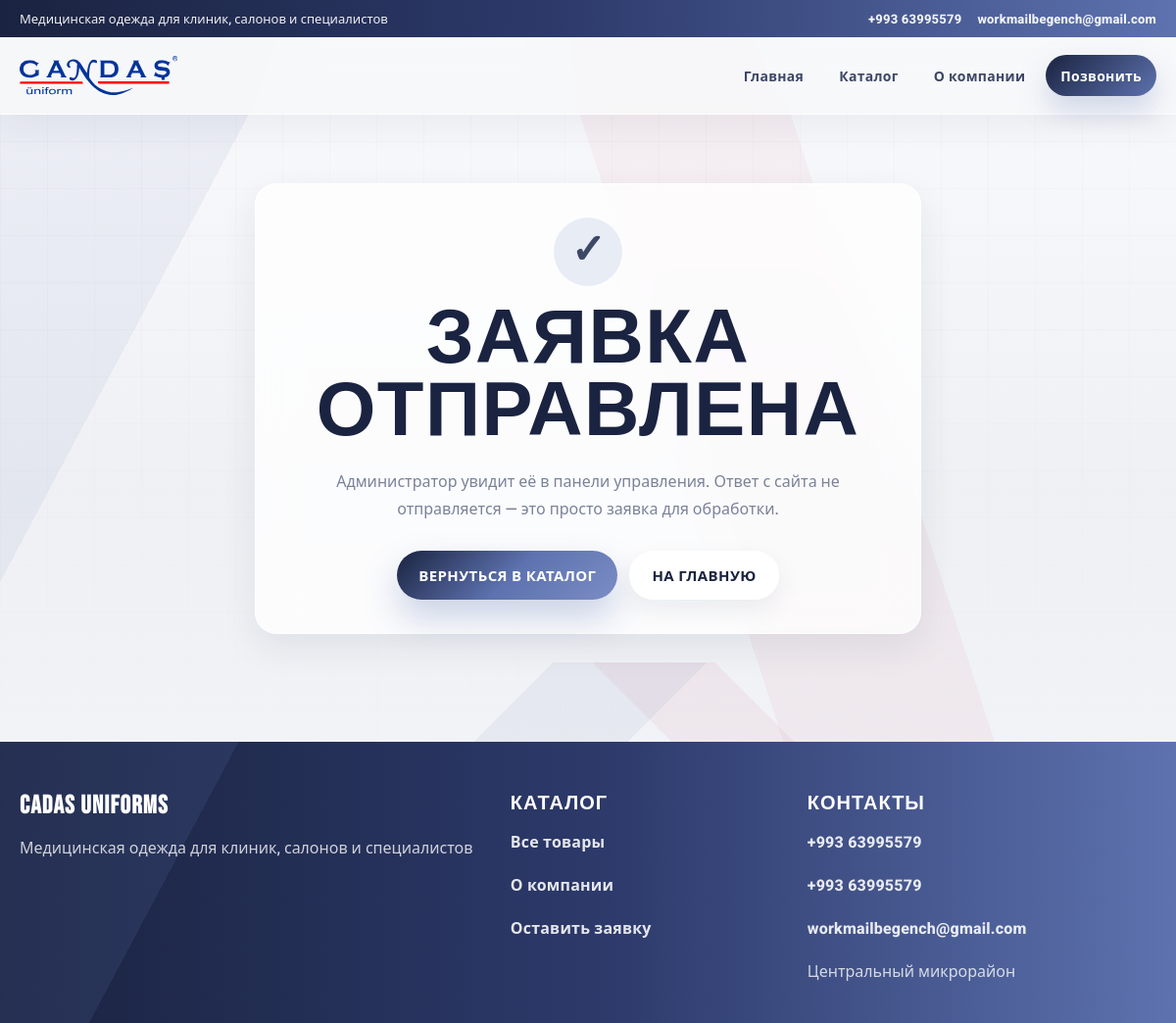
The app's page /zayavka/uspeshno/ with its own data.
### catalog/models.py (models this page shows, shortened)
class SiteSettings(models.Model):
    site_name = models.CharField('Название сайта', max_length=120, default='Cadas Uniforms')
    logo = models.ImageField('Логотип', upload_to=upload_to_site, blank=True, null=True)
    phone = models.CharField('Телефон', max_length=80, blank=True)
    second_phone = models.CharField('Дополнительный телефон', max_length=80, blank=True)
    whatsapp = models.CharField('WhatsApp', max_length=80, blank=True, help_text='Например: +99361234567')
    email = models.EmailField('Email', blank=True)
    address = models.CharField('Адрес', max_length=255, blank=True)
    instagram = models.URLField('Instagram', blank=True)
    telegram = models.URLField('Telegram', blank=True)
    domain = models.URLField('Домен сайта', default='https://medisinskayaodezhda.ru')
    hero_badge = models.CharField('Короткая фраза в шапке', max_length=160, default='Медицинская одежда для клиник, салонов и специалистов')
    updated_at = models.DateTimeField('Обновлено', auto_now=True)
    class Meta:
        verbose_name = 'Настройки сайта'
        verbose_name_plural = 'Настройки сайта'
    @classmethod
    def load(cls):
        obj = cls.objects.first()
        if obj:
            return obj
        return cls.objects.create(site_name='Cadas Uniforms', domain=getattr(settings, 'SITE_DOMAIN', 'https://medisinskayaodezhda.ru'))

### catalog/views.py (the view)
# urls.py: path('zayavka/uspeshno/', views.contact_success, name='contact_success'),
def contact_success(request):
    return render(request, 'catalog/contact_success.html')

### catalog/context_processors.py (called while the page is built)
def site_settings(request):
    return {'site_settings': SiteSettings.load()}

### templates/catalog/contact_success.html (shortened to what this page needs)
{% extends 'base.html' %}
{% block content %}
<section class="section success-section">
    <div class="container success-card glass-panel">
        <span class="success-icon">✓</span>
        <h1>Заявка отправлена</h1>
        <p>Администратор увидит её в панели управления. Ответ с сайта не отправляется — это просто заявка для обработки.</p>
        <div class="hero-actions center">
            <a class="btn primary" href="{% url 'catalog:catalog' %}">Вернуться в каталог</a>
            <a class="btn ghost" href="{% url 'catalog:home' %}">На главную</a>
        </div>
    </div>
</section>
{% endblock %}

### templates/base.html (shortened to what this page needs)
{% load static %}
<!doctype html>
<html lang="ru">
<head>
    <link rel="stylesheet" href="{% static 'css/styles.css' %}">
</head>
<body id="top">
    <header class="site-header">
        <div class="top-strip">
            <div class="container top-strip-inner">
                <span>{{ site_settings.hero_badge }}</span>
                <div class="top-contacts">
                    {% if site_settings.phone %}<a href="tel:{{ site_settings.phone }}">{{ site_settings.phone }}</a>{% endif %}
                    {% if site_settings.email %}<a href="mailto:{{ site_settings.email }}">{{ site_settings.email }}</a>{% endif %}
                </div>
            </div>
        </div>
        <div class="container header-inner">
            <a class="brand" href="{% url 'catalog:home' %}" aria-label="На главную">
            </a>
            <nav class="main-nav" data-nav>
                <a href="{% url 'catalog:home' %}">Главная</a>
                <a href="{% url 'catalog:catalog' %}">Каталог</a>
                <a href="{% url 'catalog:about' %}">О компании</a>
                {% if site_settings.whatsapp %}
                    <a class="nav-cta" href="https://wa.me/{{ site_settings.whatsapp|cut:'+'|cut:' '|cut:'-'|cut:'('|cut:')' }}" target="_blank" rel="noopener">WhatsApp</a>
                {% elif site_settings.phone %}
                    <a class="nav-cta" href="tel:{{ site_settings.phone }}">Позвонить</a>
                {% endif %}
            </nav>
        </div>
    </header>
    <main>
        {% block content %}{% endblock %}
    </main>
    <footer class="footer">
        <div class="container footer-grid">
            <div>
                <h3>{{ site_settings.site_name }}</h3>
                <p>{{ site_settings.hero_badge }}</p>
            </div>
            <div>
                <h4>Каталог</h4>
                <p><a href="{% url 'catalog:catalog' %}">Все товары</a></p>
                <p><a href="{% url 'catalog:about' %}">О компании</a></p>
                <p><a href="{% url 'catalog:home' %}#request">Оставить заявку</a></p>
            </div>
            <div>
                <h4>Контакты</h4>
                {% if site_settings.phone %}<p><a href="tel:{{ site_settings.phone }}">{{ site_settings.phone }}</a></p>{% endif %}
                {% if site_settings.second_phone %}<p><a href="tel:{{ site_settings.second_phone }}">{{ site_settings.second_phone }}</a></p>{% endif %}
                {% if site_settings.email %}<p><a href="mailto:{{ site_settings.email }}">{{ site_settings.email }}</a></p>{% endif %}
                {% if site_settings.address %}<p>{{ site_settings.address }}</p>{% endif %}
            </div>
        </div>
    </footer>
</body>
</html>

### records on screen
SiteSettings: hero_badge "Медицинская одежда для клиник, салонов и специалистов", phone "+993 63995579", email "workmailbegench@gmail.com", site_name "CADAS UNIFORMS", second_phone "+993 63995579", address "Центральный микрорайон"
